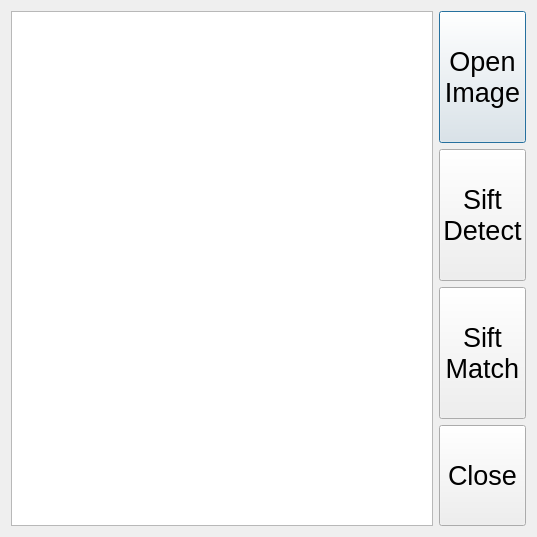
<?xml version="1.0" encoding="UTF-8"?>
<ui version="4.0">
 <class>SiftMatch</class>
 <widget class="QDialog" name="SiftMatch">
  <property name="geometry">
   <rect>
    <x>0</x>
    <y>0</y>
    <width>537</width>
    <height>443</height>
   </rect>
  </property>
  <property name="windowTitle">
   <string>SiftMatch</string>
  </property>
  <layout class="QHBoxLayout" name="horizontalLayout">
   <item>
    <widget class="QTextBrowser" name="textBrowser">
     <property name="verticalScrollBarPolicy">
      <enum>Qt::ScrollBarAlwaysOff</enum>
     </property>
     <property name="horizontalScrollBarPolicy">
      <enum>Qt::ScrollBarAlwaysOff</enum>
     </property>
    </widget>
   </item>
   <item>
    <layout class="QVBoxLayout" name="verticalLayout">
     <item>
      <widget class="QPushButton" name="openButton">
       <property name="font">
        <font>
         <pointsize>20</pointsize>
        </font>
       </property>
       <property name="text">
        <string>
Open
Image
</string>
       </property>
      </widget>
     </item>
     <item>
      <widget class="QPushButton" name="detectButton">
       <property name="font">
        <font>
         <pointsize>20</pointsize>
        </font>
       </property>
       <property name="text">
        <string>
Sift
Detect
</string>
       </property>
      </widget>
     </item>
     <item>
      <widget class="QPushButton" name="matchButton">
       <property name="font">
        <font>
         <pointsize>20</pointsize>
        </font>
       </property>
       <property name="text">
        <string>
Sift
Match
</string>
       </property>
      </widget>
     </item>
     <item>
      <widget class="QPushButton" name="closeButton">
       <property name="font">
        <font>
         <pointsize>20</pointsize>
        </font>
       </property>
       <property name="text">
        <string>
Close
</string>
       </property>
      </widget>
     </item>
    </layout>
   </item>
  </layout>
 </widget>
 <layoutdefault spacing="6" margin="11"/>
 <resources/>
 <connections/>
</ui>
